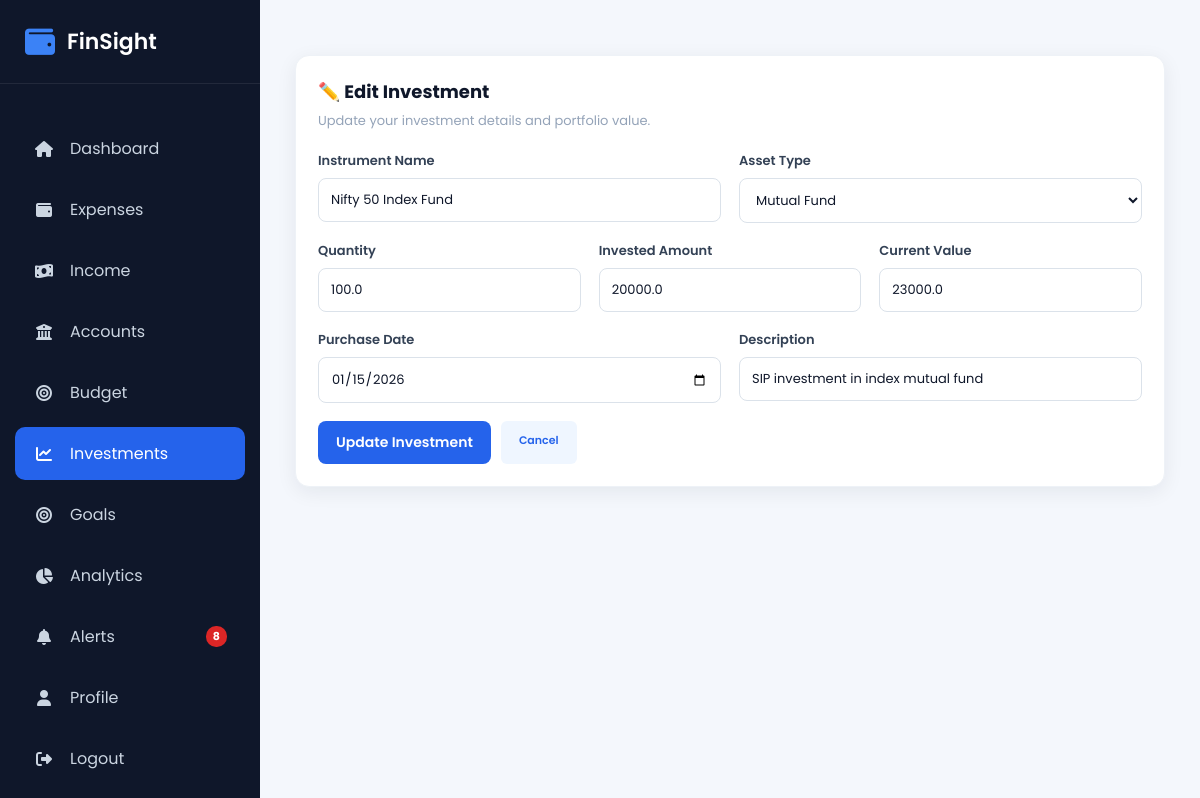
/investments/edit/5 (signed in), run on the app's committed database.
### models/investment.py (models this page shows, shortened)
class Investment(db.Model):
    __tablename__ = "investments"
    id = db.Column(
        db.Integer,
        primary_key=True
    )
    instrument_name = db.Column(
        db.String(100),
        nullable=False
    )
    asset_type = db.Column(
        db.String(50),
        nullable=False
    )
    quantity = db.Column(
        db.Float,
        nullable=False,
        default=0
    )
    invested_amount = db.Column(
        db.Float,
        nullable=False,
        default=0
    )
    current_value = db.Column(
        db.Float,
        nullable=False,
        default=0
    )
    purchase_date = db.Column(
        db.Date,
        nullable=False
    )
    description = db.Column(
        db.Text
    )
    created_at = db.Column(
        db.DateTime,
        default=datetime.utcnow
    )
    updated_at = db.Column(
        db.DateTime,
        default=datetime.utcnow,
        onupdate=datetime.utcnow
    )
    user_id = db.Column(
        db.Integer,
        db.ForeignKey("users.id"),
        nullable=False
    )

### routes/investment.py (the view, shortened to what this page needs)
@investment.route(
    "/investments/edit/<int:id>",
    methods=["GET", "POST"]
)
@login_required
def edit_investment(id):
    investment_data = Investment.query.filter_by(
        id=id,
        user_id=current_user.id
    ).first_or_404()
    return render_template(
        "edit_investment.html",
        investment=investment_data
    )

### app.py (called while the page is built)
@login_manager.user_loader
def load_user(user_id):
    return User.query.get(int(user_id))

@app.context_processor
def inject_global_vars():
    if current_user.is_authenticated:
        unread_count = FinancialAlert.query.filter_by(user_id=current_user.id, is_read=False).count()
        return dict(unread_alerts_count=unread_count)
    return dict(unread_alerts_count=0)

### templates/edit_investment.html (shortened to what this page needs)
{% extends "layout.html" %}
{% block css %}
<link rel="stylesheet"
      href="{{ url_for('static', filename='css/investment.css') }}">
{% endblock %}
{% block content %}
<div class="investment-page">
    <div class="investment-box add-investment-box">
        <div class="box-header">
            <div>
                <h3>✏️ Edit Investment</h3>
                <p>
                    Update your investment details and portfolio value.
                </p>
            </div>
        </div>
        <form method="POST" class="investment-form">
            <div class="form-row">
                <div class="form-group">
                    <label>
                        Instrument Name
                    </label>
                    <input
                        type="text"
                        name="instrument_name"
                        value="{{ investment.instrument_name }}"
                        required
                    >
                </div>
                <div class="form-group">
                    <label>
                        Asset Type
                    </label>
                    <select
                        name="asset_type"
                        required
                    >
                        <option value="Mutual Fund"
                            {% if investment.asset_type == "Mutual Fund" %}
                                selected
                            {% endif %}>
                            Mutual Fund
                        </option>
                    </select>
                </div>
            </div>
            <div class="form-row">
                <div class="form-group">
                    <label>
                        Quantity
                    </label>
                    <input
                        type="number"
                        name="quantity"
                        step="0.01"
                        min="0"
                        value="{{ investment.quantity }}"
                        required
                    >
                </div>
                <div class="form-group">
                    <label>
                        Invested Amount
                    </label>
                    <input
                        type="number"
                        name="invested_amount"
                        step="0.01"
                        min="0"
                        value="{{ investment.invested_amount }}"
                        required
                    >
                </div>
                <div class="form-group">
                    <label>
                        Current Value
                    </label>
                    <input
                        type="number"
                        name="current_value"
                        step="0.01"
                        min="0"
                        value="{{ investment.current_value }}"
                        required
                    >
                </div>
            </div>
            <div class="form-row">
                <div class="form-group">
                    <label>
                        Purchase Date
                    </label>
                    <input
                        type="date"
                        name="purchase_date"
                        value="{{ investment.purchase_date.strftime('%Y-%m-%d') }}"
                        required
                    >
                </div>
                <div class="form-group form-group-wide">
                    <label>
                        Description
                    </label>
                    <input
                        type="text"
                        name="description"
                        value="{{ investment.description or '' }}"
                        placeholder="Optional notes"
                    >
                </div>
            </div>
            <div style="display:flex; gap:10px;">
                <button
                    type="submit"
                    class="btn-primary"
                >
                    Update Investment
                </button>
                <a
                    href="{{ url_for('investment.investments') }}"
                    class="btn-edit"
                    style="padding:11px 18px;"
                >
                    Cancel
                </a>
            </div>
        </form>
    </div>
</div>
{% endblock %}

### static/css/layout.css (style rules this page uses)
* { margin:0; padding:0; box-sizing:border-box; font-family:'Poppins',sans-serif; }
body { background:#f4f7fc; }

### static/css/investment.css (style rules this page uses)
.btn-primary { display: inline-block; padding: 11px 18px; background: #2563eb; color: white; text-decoration: none; border: none; border-radius: 8px; font-size: 14px; font-weight: 600; cursor: pointer; transition: 0.2s ease; }
.investment-box { background: #ffffff; border-radius: 14px; padding: 22px; box-shadow: 0 5px 20px rgba(15, 23, 42, 0.07); border: 1px solid #eef2f7; }
.box-header { display: flex; justify-content: space-between; align-items: center; margin-bottom: 20px; }
.box-header h3 { margin: 0; font-size: 18px; color: #0f172a; }
.btn-edit { display: inline-block; padding: 6px 10px; background: #eff6ff; color: #2563eb; text-decoration: none; border-radius: 6px; font-size: 11px; font-weight: 600; margin-right: 5px; }
.add-investment-box { margin-top: 20px; }
.box-header p { margin: 6px 0 0; color: #94a3b8; font-size: 13px; }
.investment-form { display: flex; flex-direction: column; gap: 18px; }
.form-row { display: grid; grid-template-columns: repeat(2, 1fr); gap: 18px; }
.form-row:nth-of-type(2) { grid-template-columns: repeat(3, 1fr); }
.form-group { display: flex; flex-direction: column; gap: 7px; }
.form-group-wide { grid-column: span 1; }
.form-group label { color: #334155; font-size: 13px; font-weight: 600; }
.form-group input, .form-group select { width: 100%; box-sizing: border-box; padding: 11px 12px; border: 1px solid #dbe2ea; border-radius: 8px; background: #ffffff; color: #0f172a; font-size: 13px; outline: none; transition: 0.2s ease; }
.investment-form .btn-primary { align-self: flex-start; }

### data on the page
Investment: instrument_name "Nifty 50 Index Fund", asset_type "Mutual Fund", quantity "100.0", invested_amount "20000.0", current_value "23000.0", purchase_date "01/15/2026", description "SIP investment in index mutual fund"

### other printed values
{{ unread_alerts_count }} "8"
